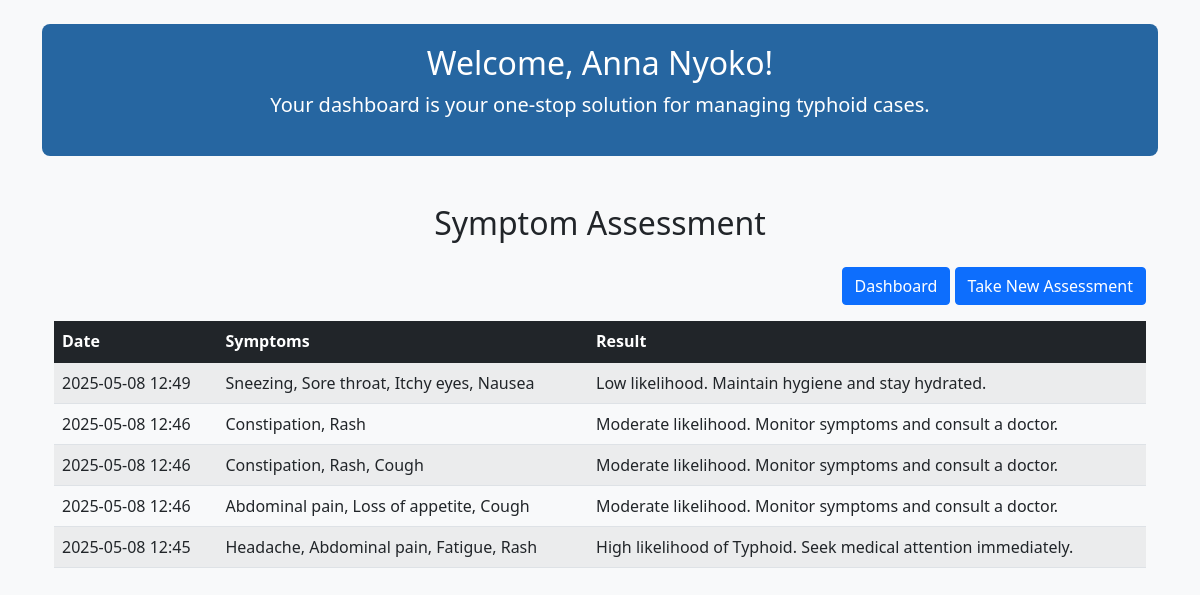
/symptom-assessment (signed in), run on an earlier commit of the app's database.
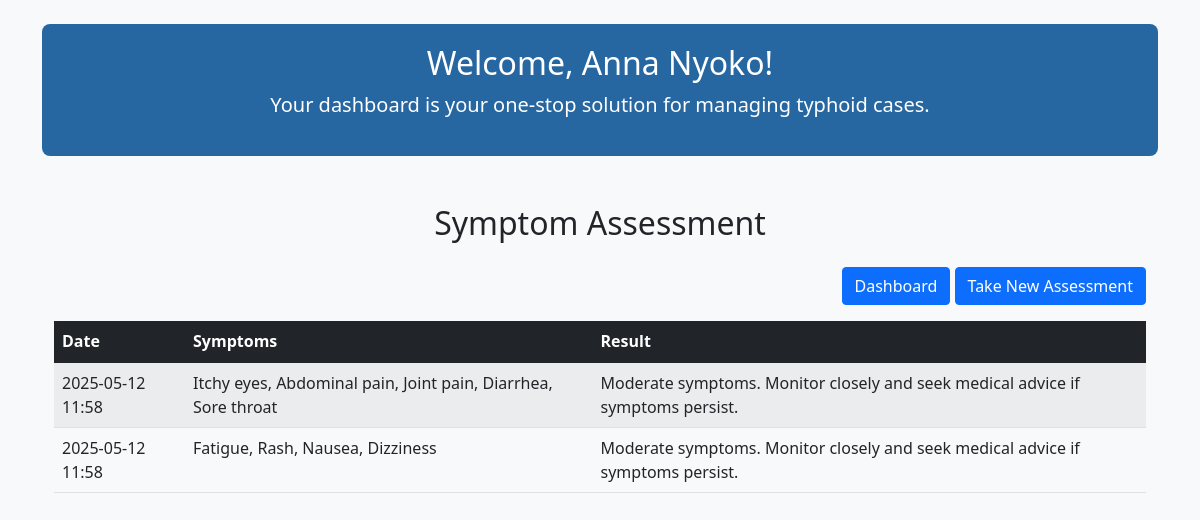
And on a later commit of the database.
### run.py (models this page shows, shortened)
class User(db.Model, UserMixin):  # Patient
    id = db.Column(db.Integer, primary_key=True)
    name = db.Column(db.String(120), nullable=False)
    email = db.Column(db.String(120), unique=True, nullable=False)
    phone = db.Column(db.String(15), nullable=False)
    dob = db.Column(db.Date, nullable=False)
    gender = db.Column(db.String(10), nullable=False)
    marital_status = db.Column(db.String(20), nullable=False)
    address = db.Column(db.String(200), nullable=False)
    state = db.Column(db.String(50), nullable=False)
    password_hash = db.Column(db.String(128), nullable=False)

class SymptomAssessment(db.Model):
    id = db.Column(db.Integer, primary_key=True)
    user_id = db.Column(db.Integer, db.ForeignKey('user.id'), nullable=False)
    date = db.Column(db.DateTime, default=db.func.now())
    symptoms = db.Column(db.Text, nullable=False)
    result = db.Column(db.String(200), nullable=False)
    user = db.relationship('User', backref=db.backref('assessments', lazy=True))

### run.py (the view)
@app.route('/symptom-assessment')
@login_required
def symptom_assessment():
    assessments = SymptomAssessment.query.filter_by(user_id=current_user.id).order_by(SymptomAssessment.date.desc()).all()
    return render_template('user_assessment.html', assessments=assessments, user=current_user)

### run.py (called while the page is built)
@login_manager.user_loader
def load_user(user_id):
    return User.query.get(int(user_id))

### templates/user_assessment.html (shortened to what this page needs)
<!DOCTYPE html>
<html lang="en">
<head>
    <link href="https://cdn.jsdelivr.net/npm/bootstrap@5.1.3/dist/css/bootstrap.min.css" rel="stylesheet">
    <link rel="stylesheet" href="{{ url_for('static', filename='css/dashboard.css') }}">
</head>
<body>
    <div class="container mt-4">
        <div class="dashboard-header text-center">
            <h2>Welcome, {{ user.name }}!</h2>
            <p class="lead">Your dashboard is your one-stop solution for  managing typhoid cases.</p>
        </div>
<div class="container mt-5">
    <h2 class="text-center mb-4">Symptom Assessment</h2>
    <div class="text-end mb-3">
        <a href="{{ url_for('user_dashboard') }}" class="btn btn-primary">Dashboard</a>
        <a href="{{ url_for('new_assessment') }}" class="btn btn-primary">Take New Assessment</a>
    </div>
    {% if assessments %}
        <table class="table table-striped">
            <thead class="table-dark">
                <tr>
                    <th>Date</th>
                    <th>Symptoms</th>
                    <th>Result</th>
                </tr>
            </thead>
            <tbody>
                {% for assessment in assessments %}
                    <tr>
                        <td>{{ assessment.date.strftime('%Y-%m-%d %H:%M') }}</td>
                        <td>{{ assessment.symptoms }}</td>
                        <td>{{ assessment.result }}</td>
                    </tr>
                {% endfor %}
            </tbody>
        </table>
    {% else %}
        <p class="text-muted">You have not taken any assessments yet.</p>
    {% endif %}
</div>
</body>
</html>

### static/css/dashboard.css (style rules this page uses)
body { background-color: #f8f9fa; }
.dashboard-header { background-color: rgba(2, 77, 146, 0.85); color: white; padding: 20px; border-radius: 0.5rem; margin-bottom: 30px; }

What changed in the data, as far as the page shows it:
removed SymptomAssessment: date "2025-05-08 12:49", symptoms "Sneezing, Sore throat, Itchy eyes, Nausea", result "Low likelihood. Maintain hygiene and stay hydrated."
removed SymptomAssessment: date "2025-05-08 12:46", symptoms "Constipation, Rash", result "Moderate likelihood. Monitor symptoms and consult a doctor."
removed SymptomAssessment: date "2025-05-08 12:46", symptoms "Constipation, Rash, Cough", result "Moderate likelihood. Monitor symptoms and consult a doctor."
removed SymptomAssessment: date "2025-05-08 12:45", symptoms "Headache, Abdominal pain, Fatigue, Rash", result "High likelihood of Typhoid. Seek medical attention immediately."
changed SymptomAssessment: date "2025-05-08 12:46" → "2025-05-12 11:58"; symptoms "Abdominal pain, Loss of appetite, Cough" → "Itchy eyes, Abdominal pain, Joint pain, Diarrhea, Sore throat"; result "Moderate likelihood. Monitor symptoms and consult a doctor." → "Moderate symptoms. Monitor closely and seek medical advice if symptoms persist."
added SymptomAssessment: date "2025-05-12 11:58", symptoms "Fatigue, Rash, Nausea, Dizziness", result "Moderate symptoms. Monitor closely and seek medical advice if symptoms persist."
